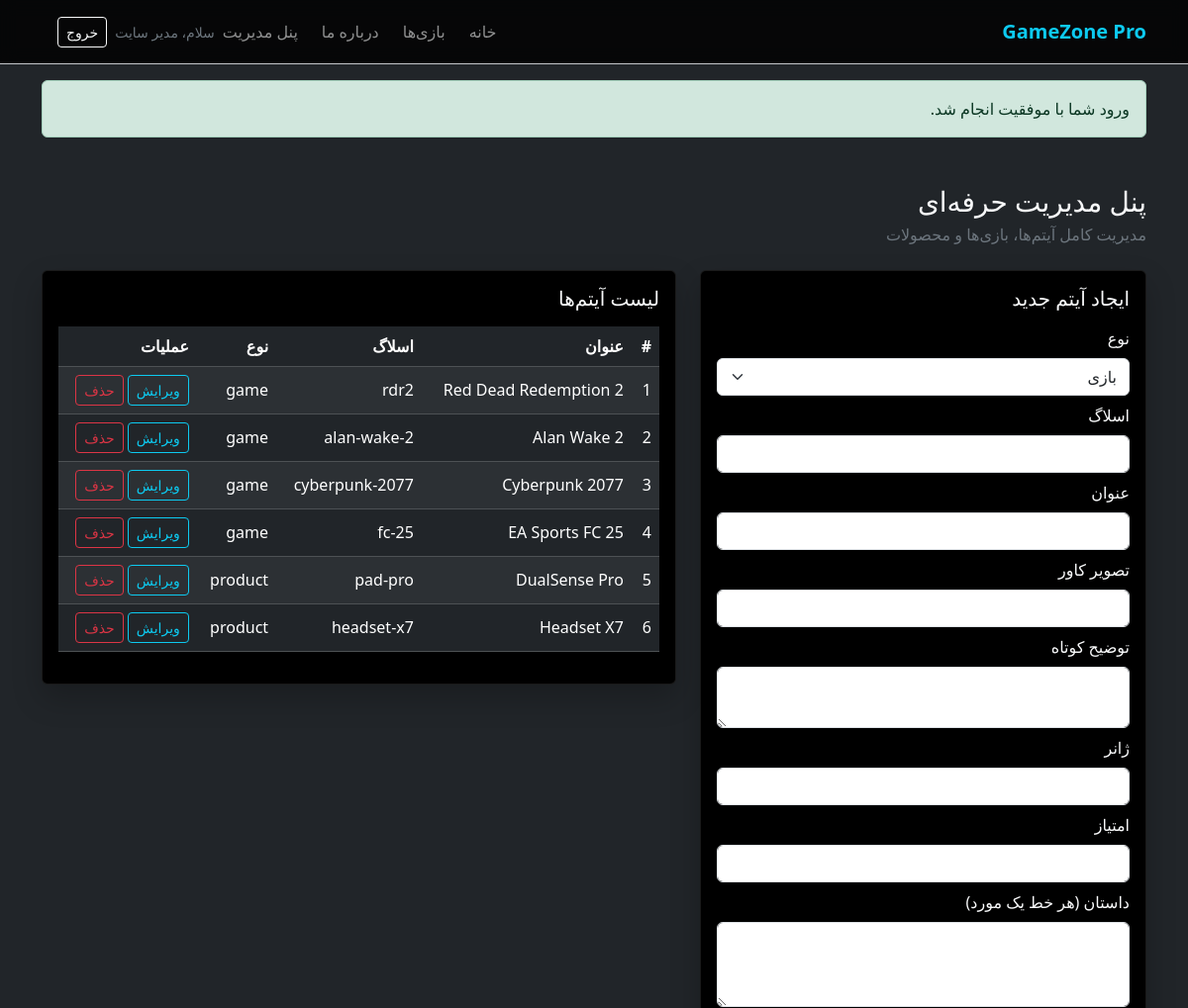
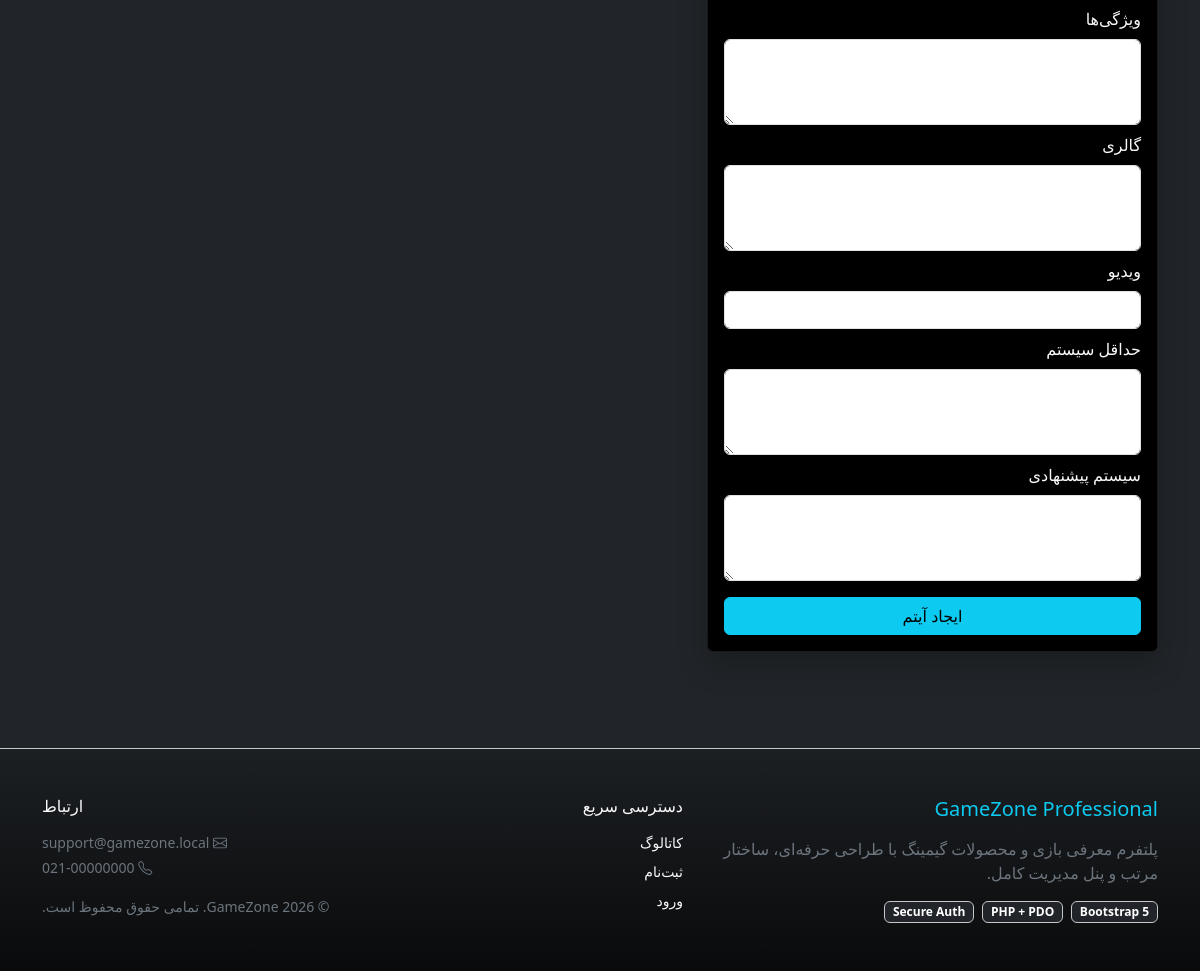
/admin.php (signed in), run on the app's committed database (2 pictures, top to bottom).
### tables this page shows
CREATE TABLE games (
  id INT AUTO_INCREMENT PRIMARY KEY,
  slug VARCHAR(80) NOT NULL UNIQUE,
  title VARCHAR(120) NOT NULL,
  cover VARCHAR(255) NOT NULL,
  short_description TEXT NOT NULL,
  genre VARCHAR(120) NOT NULL,
  rating VARCHAR(20) NOT NULL DEFAULT '--',
  story JSON NOT NULL,
  features JSON NULL,
  gallery JSON NULL,
  video_link VARCHAR(255) NULL,
  content_type ENUM('game','product') NOT NULL DEFAULT 'game',
  min_requirements TEXT NULL,
  rec_requirements TEXT NULL,
  created_at TIMESTAMP DEFAULT CURRENT_TIMESTAMP
);

### admin.php (the view, shortened to what this page needs)
<?php
require_once __DIR__ . '/includes/db.php';
$editingItem = null;
$items = $pdo->query('SELECT id, title, slug, content_type, created_at FROM games ORDER BY created_at DESC')->fetchAll();
include __DIR__ . '/includes/header.php';
?>
<main class="container py-5">
  <div class="d-flex justify-content-between align-items-center mb-4">
    <div>
      <h1 class="h3 mb-1">پنل مدیریت حرفه‌ای</h1>
      <p class="text-secondary mb-0">مدیریت کامل آیتم‌ها، بازی‌ها و محصولات</p>
    </div>
  </div>
  <div class="row g-4">
    <div class="col-lg-5">
      <div class="card bg-black text-light panel-card">
        <div class="card-body">
          <h2 class="h5 mb-3"><?php echo $editingItem ? 'ویرایش آیتم' : 'ایجاد آیتم جدید'; ?></h2>
          <form method="post" class="vstack gap-2">
            <div><label class="form-label">نوع</label><select name="content_type" class="form-select"><option value="game" <?php echo (($editingItem['content_type'] ?? 'game') === 'game') ? 'selected' : ''; ?>>بازی</option></select></div>
            <div><label class="form-label">اسلاگ</label><input class="form-control" name="slug" required value="<?php echo htmlspecialchars($editingItem['slug'] ?? '', ENT_QUOTES, 'UTF-8'); ?>"></div>
            <div><label class="form-label">عنوان</label><input class="form-control" name="title" required value="<?php echo htmlspecialchars($editingItem['title'] ?? '', ENT_QUOTES, 'UTF-8'); ?>"></div>
            <div><label class="form-label">تصویر کاور</label><input class="form-control" name="cover" required value="<?php echo htmlspecialchars($editingItem['cover'] ?? '', ENT_QUOTES, 'UTF-8'); ?>"></div>
            <div><label class="form-label">توضیح کوتاه</label><textarea class="form-control" name="short_description" required><?php echo htmlspecialchars($editingItem['short_description'] ?? '', ENT_QUOTES, 'UTF-8'); ?></textarea></div>
            <div><label class="form-label">ژانر</label><input class="form-control" name="genre" required value="<?php echo htmlspecialchars($editingItem['genre'] ?? '', ENT_QUOTES, 'UTF-8'); ?>"></div>
            <div><label class="form-label">امتیاز</label><input class="form-control" name="rating" value="<?php echo htmlspecialchars($editingItem['rating'] ?? '', ENT_QUOTES, 'UTF-8'); ?>"></div>
            <div><label class="form-label">داستان (هر خط یک مورد)</label><textarea class="form-control" name="story" rows="3"><?php echo htmlspecialchars($editingItem['story'] ?? '', ENT_QUOTES, 'UTF-8'); ?></textarea></div>
            <div><label class="form-label">ویژگی‌ها</label><textarea class="form-control" name="features" rows="3"><?php echo htmlspecialchars($editingItem['features'] ?? '', ENT_QUOTES, 'UTF-8'); ?></textarea></div>
            <div><label class="form-label">گالری</label><textarea class="form-control" name="gallery" rows="3"><?php echo htmlspecialchars($editingItem['gallery'] ?? '', ENT_QUOTES, 'UTF-8'); ?></textarea></div>
            <div><label class="form-label">ویدیو</label><input class="form-control" name="video_link" value="<?php echo htmlspecialchars($editingItem['video_link'] ?? '', ENT_QUOTES, 'UTF-8'); ?>"></div>
            <div><label class="form-label">حداقل سیستم</label><textarea class="form-control" name="min_requirements" rows="3"><?php echo htmlspecialchars($editingItem['min_requirements'] ?? '', ENT_QUOTES, 'UTF-8'); ?></textarea></div>
            <div><label class="form-label">سیستم پیشنهادی</label><textarea class="form-control" name="rec_requirements" rows="3"><?php echo htmlspecialchars($editingItem['rec_requirements'] ?? '', ENT_QUOTES, 'UTF-8'); ?></textarea></div>
            <button class="btn btn-info mt-2" type="submit"><?php echo $editingItem ? 'ذخیره ویرایش' : 'ایجاد آیتم'; ?></button>
          </form>
        </div>
      </div>
    </div>
    <div class="col-lg-7">
      <div class="card bg-black text-light panel-card">
        <div class="card-body">
          <h2 class="h5 mb-3">لیست آیتم‌ها</h2>
          <div class="table-responsive">
            <table class="table table-dark table-striped align-middle">
              <thead><tr><th>#</th><th>عنوان</th><th>اسلاگ</th><th>نوع</th><th>عملیات</th></tr></thead>
              <tbody>
                <?php foreach ($items as $row): ?>
                  <tr>
                    <td><?php echo (int) $row['id']; ?></td>
                    <td><?php echo htmlspecialchars($row['title'], ENT_QUOTES, 'UTF-8'); ?></td>
                    <td><?php echo htmlspecialchars($row['slug'], ENT_QUOTES, 'UTF-8'); ?></td>
                    <td><?php echo htmlspecialchars($row['content_type'], ENT_QUOTES, 'UTF-8'); ?></td>
                    <td>
                      <a class="btn btn-sm btn-outline-info" href="admin.php?edit=<?php echo (int) $row['id']; ?>">ویرایش</a>
                      <form method="post" class="d-inline" onsubmit="return confirm('از حذف این آیتم مطمئن هستید؟')">
                        <button class="btn btn-sm btn-outline-danger" type="submit">حذف</button>
                      </form>
                    </td>
                  </tr>
                <?php endforeach; ?>
              </tbody>
            </table>
          </div>
        </div>
      </div>
    </div>
  </div>
</main>
<?php include __DIR__ . '/includes/footer.php'; ?>

### css/app.css (style rules this page uses)
.panel-card { border: 1px solid rgba(255, 255, 255, 0.1); box-shadow: 0 14px 30px rgba(0, 0, 0, 0.22); }

### data on the page
games: id "1", title "Red Dead Redemption 2", slug "rdr2", content_type "game"
games: id "2", title "Alan Wake 2", slug "alan-wake-2", content_type "game"
games: id "3", title "Cyberpunk 2077", slug "cyberpunk-2077", content_type "game"
games: id "4", title "EA Sports FC 25", slug "fc-25", content_type "game"
games: id "5", title "DualSense Pro", slug "pad-pro", content_type "product"
games: id "6", title "Headset X7", slug "headset-x7", content_type "product"

### other printed values
$user['name'] "مدیر سایت"
$flash['message'] "ورود شما با موفقیت انجام شد."
